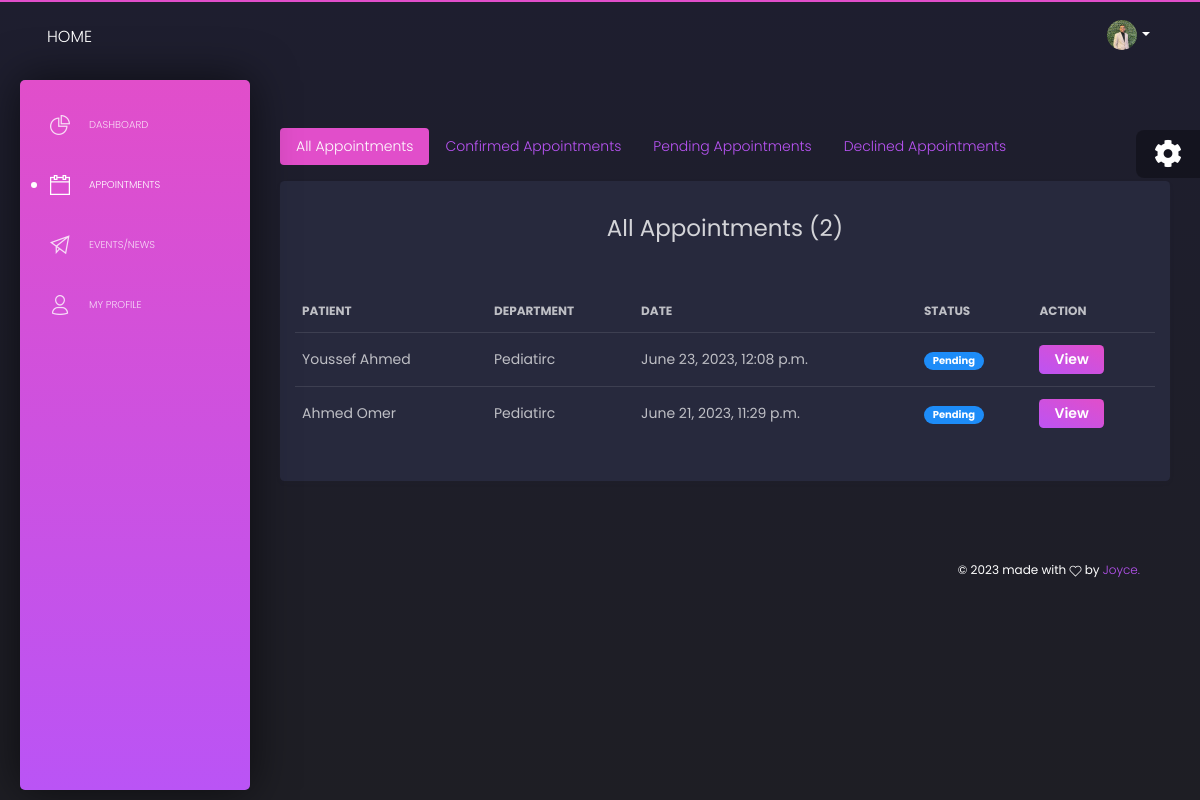
/dashboard/appointments/all/ (signed in), run on an earlier commit of the app's database.
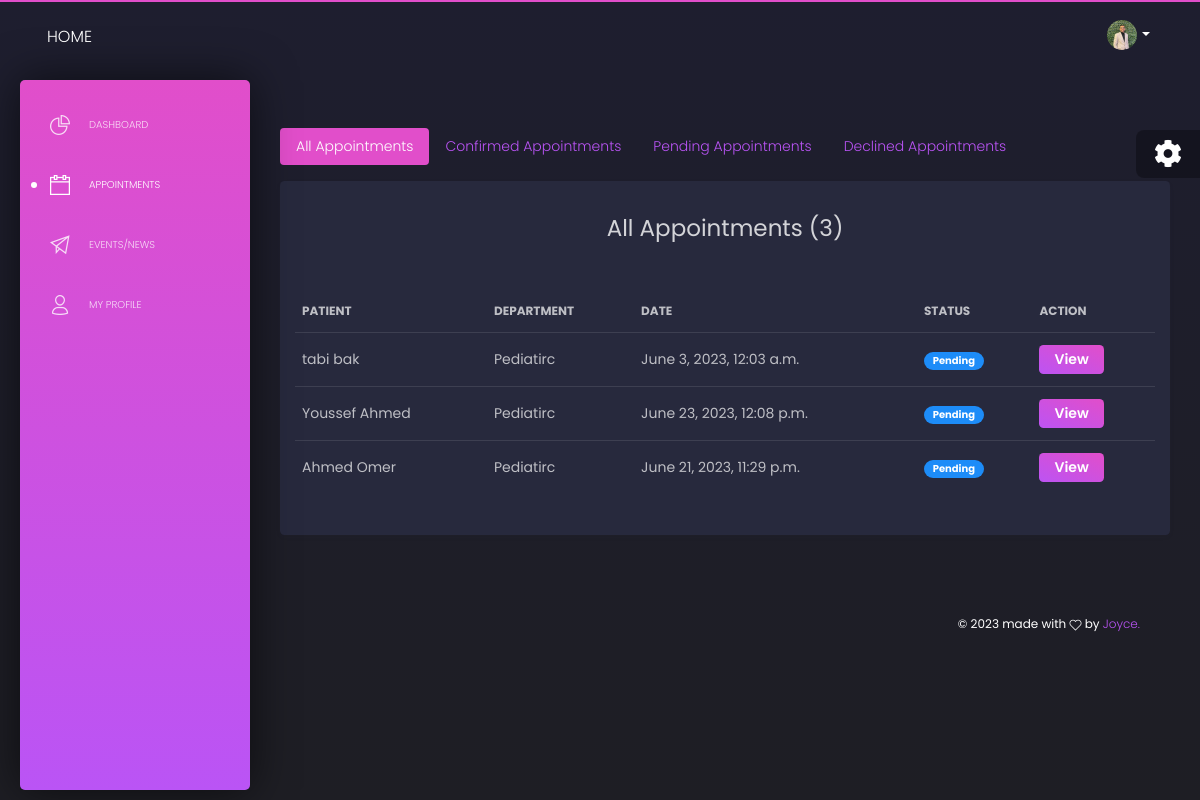
And on a later commit of the database.
### core/models.py (models this page shows, shortened)
class CommonInfo(models.Model):
    created_at = models.DateTimeField(auto_now_add=True)
    last_update = models.DateTimeField(auto_now=True)
    class Meta:
        abstract = True

class Appointment(CommonInfo):
    department = models.ForeignKey(Department, on_delete=models.CASCADE, related_name='appointments', null=True, blank=True)
    doctor = models.ForeignKey(User, on_delete=models.CASCADE, limit_choices_to={'role': 'doctor'}, related_name='appointments_requested', blank=True, null=True)
    patient = models.ForeignKey(User, on_delete=models.CASCADE, related_name='appointments_made', null=True, blank=True)
    date = models.DateTimeField()
    name = models.CharField(max_length=255, null=True, blank=True)
    phone = models.CharField(max_length=255, null=True, blank=True)
    email = models.EmailField(max_length=255, null=True, blank=True)
    message = models.TextField(default='-')
    status = models.CharField(max_length=15, choices=STATUS_CHOICES, default='pending')
    confirmed_by = models.ForeignKey(User, on_delete=models.CASCADE, related_name='appointments_confirmed', blank=True, null=True)
    class Meta:
        unique_together = ('doctor', 'date', )

### users/models.py (models this page shows, shortened)
class CommonInfo(models.Model):
    created_at = models.DateTimeField(auto_now_add=True)
    last_update = models.DateTimeField(auto_now=True)
    class Meta:
        abstract = True

class Department(CommonInfo):
    name = models.CharField(max_length=254)
    description = models.TextField()
    cover_photo = models.ImageField(upload_to="departments/cover_photos/")
    created_at = models.DateTimeField(auto_now_add=True)
    last_update = models.DateTimeField(auto_now=True)
    class Meta:
        ordering = ('name',)

### doctor_dashboard/views/appointments.py (the view)
class AppointmentListView(DashboardView, ListView):
    model = Appointment
    context_object_name = 'appointments'
    template_name = 'doctor-dashboard/appointments/list.html'
    def get_context_data(self, **kwargs):
        user = self.request.user
        context = super().get_context_data(**kwargs)
        context["all_appointments"] = user.appointments_requested.all().order_by("-pk")
        context["confirmed_appointments"] = user.appointments_requested.filter(status="confirmed").order_by("-pk")
        context["pending_appointments"] = user.appointments_requested.filter(status="pending").order_by("-pk")
        context["declined_appointments"] = user.appointments_requested.filter(status="declined").order_by("-pk")
        return context

### doctor_dashboard/views/index.py (called while the page is built)
    def test_func(self):
        user = self.request.user
        if  user.role == 'doctor':
            return True
        return False

### templates/doctor-dashboard/appointments/list.html (shortened to what this page needs)
{% extends 'dashboard/base.html' %}
{% load humanize %}
{% load static %}
{% block content %}
<div class="row mt-4">
  <div class="col-md-12  mt-4">
    {% include 'doctor-dashboard/partials/nav-pills/appointments.html' %}
  </div>
  <div class="col-12">
    <div class="row tab-content">
      <div class="col-md-12 mb-4 tab-pane fade show active" id="pills-all" role="tabpanel"
        aria-labelledby="pills-all-tab">
        <div class="card shadow-sm">
            <div class="card-body">
                <h3 class="text-center py-3">All Appointments ({{all_appointments.count}})</h3>
                <div class="table-responsive">
                 <table class="table tablesorter " id="">
                    <thead class=" text-primary">
                      <tr>
                            <th>Patient</th>
                            <th>Department</th>
                            <th>Date</th>
                            <th>Status</th>
                            <th>Action</th>
                      </tr>
                    </thead>
                    <tbody>
                      {% for appointment in all_appointments %}
                        <tr>
                            <td> {{ appointment.name }}</td>
                            <td> {{ appointment.department.name}}</td>
                            <td> {{ appointment.date }}</td>
                            {% if appointment.status == 'confirmed' %}
                            <td>
                                <span class="badge badge-pill badge-success">Confirmed</span>
                            </td>
                            {% elif appointment.status == 'pending' %}
                            <td>
                                <span class="badge badge-pill badge-info">Pending</span>
                            </td>
                            {% elif appointment.status == 'declined' %}
                            <td>
                                <span class="badge badge-pill badge-warning">Declined</span>
                            </td>
                            {% endif %}
                            <td>
                                <a href="{% url 'doctor_dashboard:appointments:appointment_details' appointment.pk %}">
                                    <button class="btn btn-primary btn-sm">View</button>
                                </a>
                            </td>
                        </tr>
                        {% empty %}
                            <tr class="text-center">
                                <td colspan="10">No Requested Appointments Yet</td>
                            </tr>
                        {% endfor %}
                    </tbody>
                  </table>
                </div>
            </div>
        </div>
      </div>
    </div>
  </div>
</div>
{% endblock %}

What changed in the data, as far as the page shows it:
added Appointment: name "tabi bak", department.name "Pediatirc", date "June 3, 2023, 12:03 a.m.", status "Pending"
Also different on the page:
{{ all_appointments.count }}: "2" → "3"
